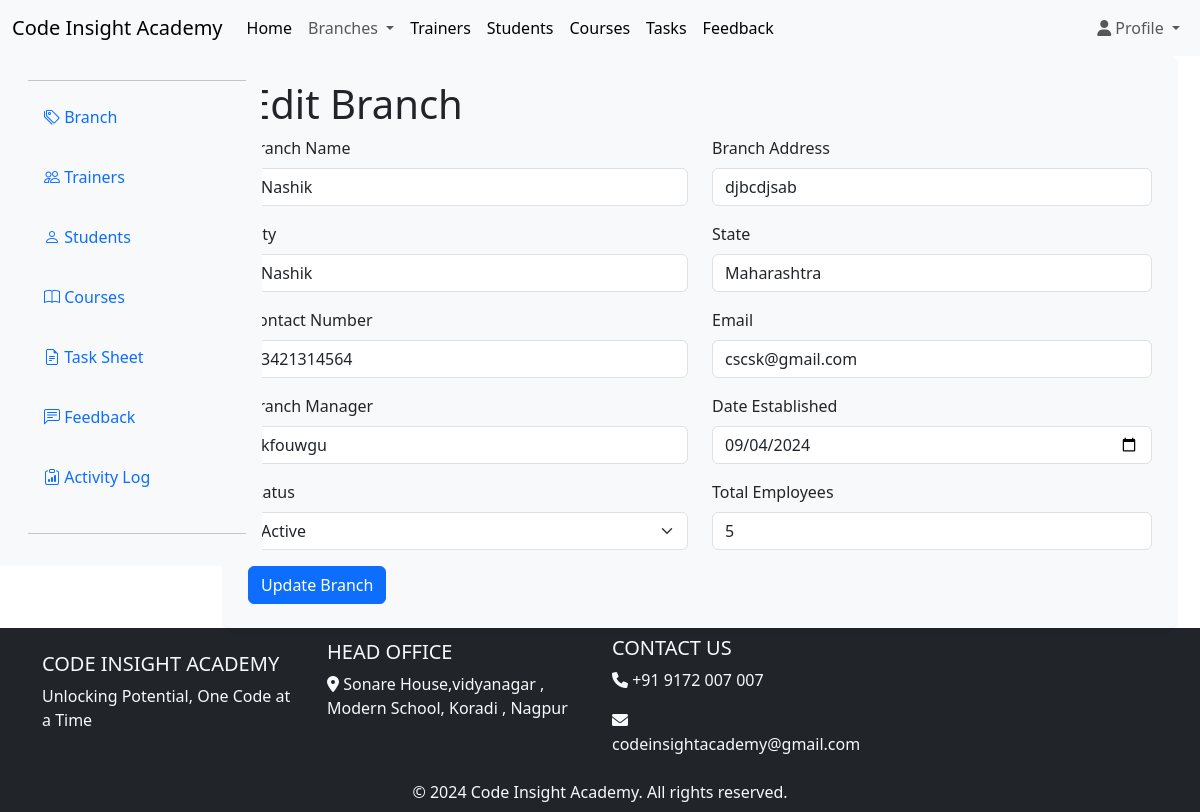
Page /edit/edit_branch.php?id=78 (signed in) on the committed database.
### tables this page shows
CREATE TABLE `branches` (
  `branch_id` int(11) NOT NULL,
  `branch_name` varchar(255) NOT NULL,
  `branch_address` varchar(255) DEFAULT NULL,
  `city` varchar(100) DEFAULT NULL,
  `state` varchar(100) DEFAULT NULL,
  `contact_number` varchar(20) DEFAULT NULL,
  `email` varchar(255) DEFAULT NULL,
  `branch_manager` varchar(255) DEFAULT NULL,
  `date_established` date DEFAULT NULL,
  `status` enum('active','inactive') DEFAULT NULL,
  `total_employees` int(11) DEFAULT NULL
);

### edit/edit_branch.php (the view, shortened to what this page needs)
<?php
include '../superadmin/log_activity.php';
if (isset($_GET['id'])) {
    $branch_id = $_GET['id'];
    $sql = "SELECT * FROM branches WHERE branch_id = ?";
    $stmt = $conn->prepare($sql);
    $stmt->bind_param("i", $branch_id);
    $stmt->execute();
    $result = $stmt->get_result();
    if ($result->num_rows > 0) {
        $branch = $result->fetch_assoc();
    } else {
        echo "Branch not found.";
        exit;
    }
} else {
    echo "Invalid branch ID.";
    exit;
}
?>
<!DOCTYPE html>
<html lang="en">
<head>
    <link href="https://cdnjs.cloudflare.com/ajax/libs/font-awesome/5.15.4/css/all.min.css" rel="stylesheet">
    <link href="https://cdn.jsdelivr.net/npm/bootstrap@5.3.0/dist/css/bootstrap.min.css" rel="stylesheet">
</head>
<body>
    <div style="position: sticky; top:0;">
        <?php include '../includes/header.php'; ?>
    </div>
    <div class="container-fluid">
        <div class="row">
            <nav id="sidebar" class="col-md-3 col-lg-2 d-none d-md-block bg-light sidebar mt-5 position-fixed"
                style="top: 0;">
                <?php include '../includes/sidebar.php'; ?>
            </nav>
            <main class="col-12 col-md-9 ms-sm-auto col-lg-10 px-md-4">
                <form method="POST" action="" class="p-4 bg-light rounded shadow-sm">
                    <h1>Edit Branch</h1>
                    <div class="row mb-3">
                        <div class="col-md-6">
                            <label for="branch_name" class="form-label">Branch Name</label>
                            <input type="text" class="form-control" id="branch_name" name="branch_name"
                                value="<?php echo htmlspecialchars($branch['branch_name']); ?>" required>
                        </div>
                        <div class="col-md-6">
                            <label for="branch_address" class="form-label">Branch Address</label>
                            <input type="text" class="form-control" id="branch_address" name="branch_address"
                                value="<?php echo htmlspecialchars($branch['branch_address']); ?>" required>
                        </div>
                    </div>
                    <div class="row mb-3">
                        <div class="col-md-6">
                            <label for="city" class="form-label">City</label>
                            <input type="text" class="form-control" id="city" name="city"
                                value="<?php echo htmlspecialchars($branch['city']); ?>" required>
                        </div>
                        <div class="col-md-6">
                            <label for="state" class="form-label">State</label>
                            <input type="text" class="form-control" id="state" name="state"
                                value="<?php echo htmlspecialchars($branch['state']); ?>" required>
                        </div>
                    </div>
                    <div class="row mb-3">
                        <div class="col-md-6">
                            <label for="contact_number" class="form-label">Contact Number</label>
                            <input type="tel" class="form-control" id="contact_number" name="contact_number"
                                pattern="[0-9]{10}" title="Please enter a valid 10-digit phone number" maxlength="10"
                                inputmode="numeric" oninput="this.value = this.value.replace(/[^0-9]/g, '');" required
                                value="<?php echo htmlspecialchars($branch['contact_number']); ?>">
                        </div>
                        <div class="col-md-6">
                            <label for="email" class="form-label">Email</label>
                            <input type="email" class="form-control" id="email" name="email"
                                value="<?php echo htmlspecialchars($branch['email']); ?>" required>
                        </div>
                    </div>
                    <div class="row mb-3">
                        <div class="col-md-6">
                            <label for="branch_manager" class="form-label">Branch Manager</label>
                            <input type="text" class="form-control" id="branch_manager" name="branch_manager"
                                value="<?php echo htmlspecialchars($branch['branch_manager']); ?>" required>
                        </div>
                        <div class="col-md-6">
                            <label for="date_established" class="form-label">Date Established</label>
                            <input type="date" class="form-control" id="date_established" name="date_established"
                                value="<?php echo htmlspecialchars($branch['date_established']); ?>" required>
                        </div>
                    </div>
                    <div class="row mb-3">
                        <div class="col-md-6">
                            <label for="status" class="form-label">Status</label>
                            <select class="form-select" id="status" name="status" required>
                                <option value="active" <?php if ($branch['status'] == 'active')
                                    echo 'selected'; ?>>Active
                                </option>
                            </select>
                        </div>
                        <div class="col-md-6">
                            <label for="total_employees" class="form-label">Total Employees</label>
                            <input type="number" class="form-control" id="total_employees" name="total_employees"
                                value="<?php echo htmlspecialchars($branch['total_employees']); ?>" required>
                        </div>
                    </div>
                    <button type="submit" class="btn btn-primary" id="submit-btn"
                        onclick="this.disabled=true; this.form.submit();">Update Branch</button>
                </form>
            </main>
        </div>
    </div>
</body>
<?php include '../includes/footer.php'; ?>
</html>

### rows in the picture
branches: branch_name "Nashik", branch_address "djbcdjsab", city "Nashik", state "Maharashtra", contact_number "3421314564", email "cscsk@gmail.com", branch_manager "kfouwgu", date_established "09/04/2024", status "Active", total_employees "5"
